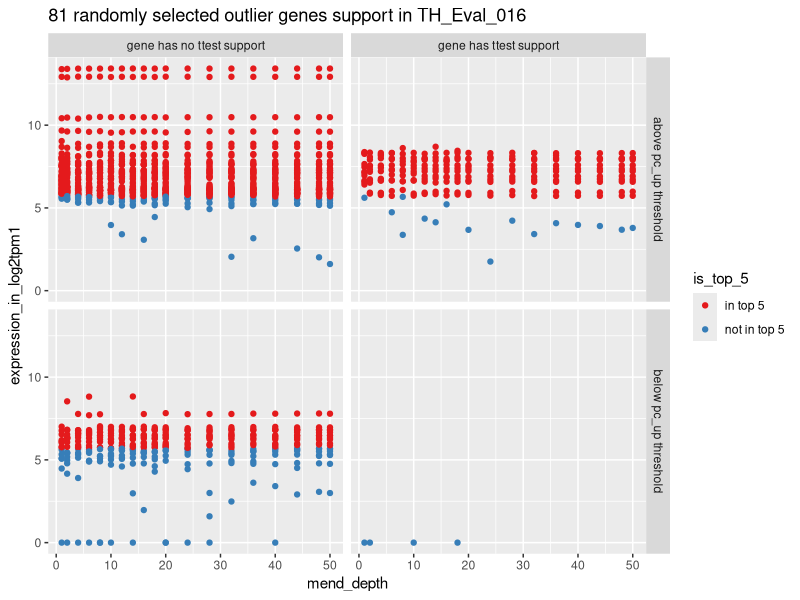

The R script that drew this image:
## ---- chunk 1

f_final_draft <- TRUE
notation_text_alpha <- ifelse (f_final_draft, 0, 1 ) 

## ---- chunk 2

#knitr::opts_knit$set(root.dir = "~/Documents/Dropbox/ucsc/projects/gitCode/calculations for umend_qc_publication/")

library(readr)
library(tidyr)
library(dplyr)
library(ggplot2)
library(RColorBrewer)
library(knitr)
library(forcats)

## ---- chunk 3

outlier_support_summary <- read_tsv("outlier_suport_summary_outlier_defines_disease_by_ttest_rs_3.tsv")

# dput(subset(outlier_support_summary, parent_sample == "TH_Eval_016" & n_outlier_support < 4)$gene)

this_parent_sample =  "TH_Eval_016"

dput(subset(outlier_support_summary, parent_sample ==this_parent_sample)$gene)


outlier_results_raw <- read_tsv("../data/outlier_results_for_81_random_upoutliers_seed_10.txt")

## ---- chunk 4

TH_Eval_016_outlier_support_summary <- outlier_support_summary %>%
  filter(parent_sample == "TH_Eval_016") %>%
  select(-parent_sample)

outlier_results <- outlier_results_raw %>% 
  left_join(TH_Eval_016_outlier_support_summary, by = "gene") %>%
  mutate(
    mend_depth =as.numeric(gsub("^.*est([0-9]*)M_.*$", "\\1",  sample_id)),
    pc_outlier = ifelse(is.na(pc_outlier), "no", pc_outlier),
    is_top_5 = ifelse(is.na(is_top_5), "not in top 5", "in top 5"),
    above_pc_up_threshold = c("below pc_up threshold", "above pc_up threshold")[1+(expression_in_log2tpm1>pc_high)],
    #ttest_support =  c("gene has ttest support", "gene has no ttest support")[1+(n_outlier_support>3)]
    ttest_support =  ifelse(is.na(n_outlier_support), "gene has no ttest support", "gene has ttest support")
    )

# table(outlier_results$mend_depth)


## ---- chunk 5

plot_title = paste(length(unique(outlier_results$gene)), "randomly selected outlier genes support in", this_parent_sample)

ggplot(outlier_results) + 
  geom_point(aes(x=mend_depth, y=expression_in_log2tpm1, color=is_top_5)) +
 # geom_boxplot(aes(x=mend_depth, y=expression_in_log2tpm1, group=mend_depth)) +
  scale_color_brewer(palette = "Set1") + 
  facet_grid(above_pc_up_threshold ~ ttest_support) +
  ggtitle(plot_title)


# don't show genes with t-test support

## ---- chunk 6
outlier_support_summary <- outlier_results %>% 
  group_by(gene) %>%
  summarize(n_outlier_support = sum(pc_outlier=="pc_up")) %>%
  arrange(n_outlier_support)


table(outlier_support_summary$n_outlier_support)

table(outlier_support_summary$n_outlier_support)
